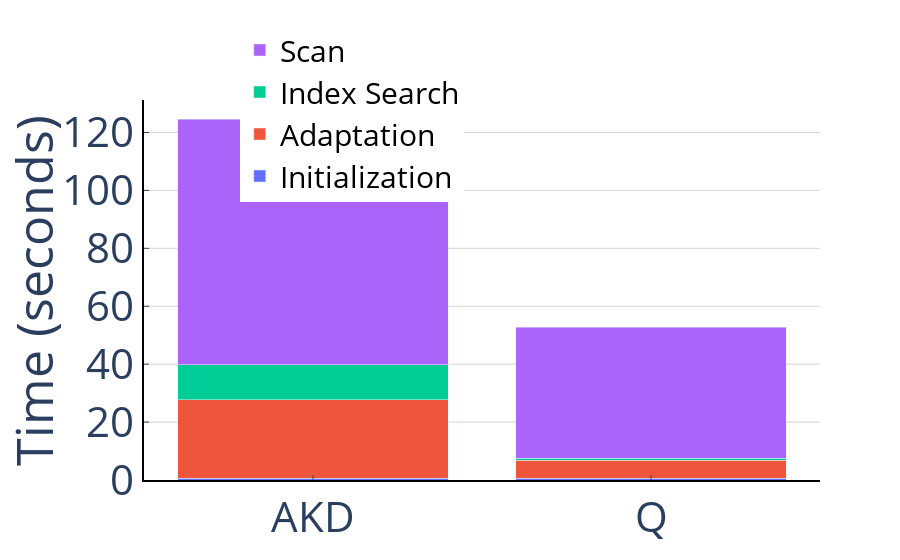

Here is the notebook cell this chart was saved with:
### Markdown cell above
Figure \ref{fig:total-response-time-break-down} presents a time breakdown of the Periodic benchmark for the Adaptive KDTree and Quasii. We can see that the Adaptive KDTree has much more index search time than Quasii, this happens because the Adaptive KDTree does not adapt well with a periodic workload. Figure \ref{fig:total-time-number-of-nodes} shows the number of nodes in the index per query on the Periodic benchmark. We can see that at query 250 and 500 the Adaptive KDTree has a sudden increase in the number of nodes. This is no coincidence, as this queries are the ones where the peridic sequence resets. On query 750, which is also a reset, the index has already converged.

### Code cell
a = break_down('Periodic8', ['CrackingKDTree', 'Quasii'], -1)
save_figure(a, 'total_response_time_break_down.pdf')
a

### Figure 1 — Plotly figure (JSON) as saved in the notebook; plotly's stock layout.template omitted (floating-point values rounded to 4 significant figures)
{"data": [{"name": "Initialization", "type": "bar", "x": ["AKD", "Q"], "y": [0.6274, 0.6714]}, {"name": "Adaptation", "type": "bar", "x": ["AKD", "Q"], "y": [27.16, 6.206]}, {"name": "Index Search", "type": "bar", "x": ["AKD", "Q"], "y": [12.1, 0.5723]}, {"name": "Scan", "type": "bar", "x": ["AKD", "Q"], "y": [84.78, 45.34]}], "layout": {"barmode": "stack", "font": {"size": 42}, "legend": {"font": {"color": "black", "size": 30}, "orientation": "h", "x": 0.25, "y": 1.2}, "plot_bgcolor": "rgba(0,0,0,0)", "xaxis": {"linecolor": "black", "linewidth": 2, "showline": true, "ticklen": 5, "ticks": "inside", "zeroline": true}, "yaxis": {"gridcolor": "lightgrey", "gridwidth": 1, "linecolor": "black", "linewidth": 2, "showgrid": true, "showline": true, "ticklen": 5, "ticks": "inside", "title": {"text": "Time (seconds)"}, "zeroline": true}}}
